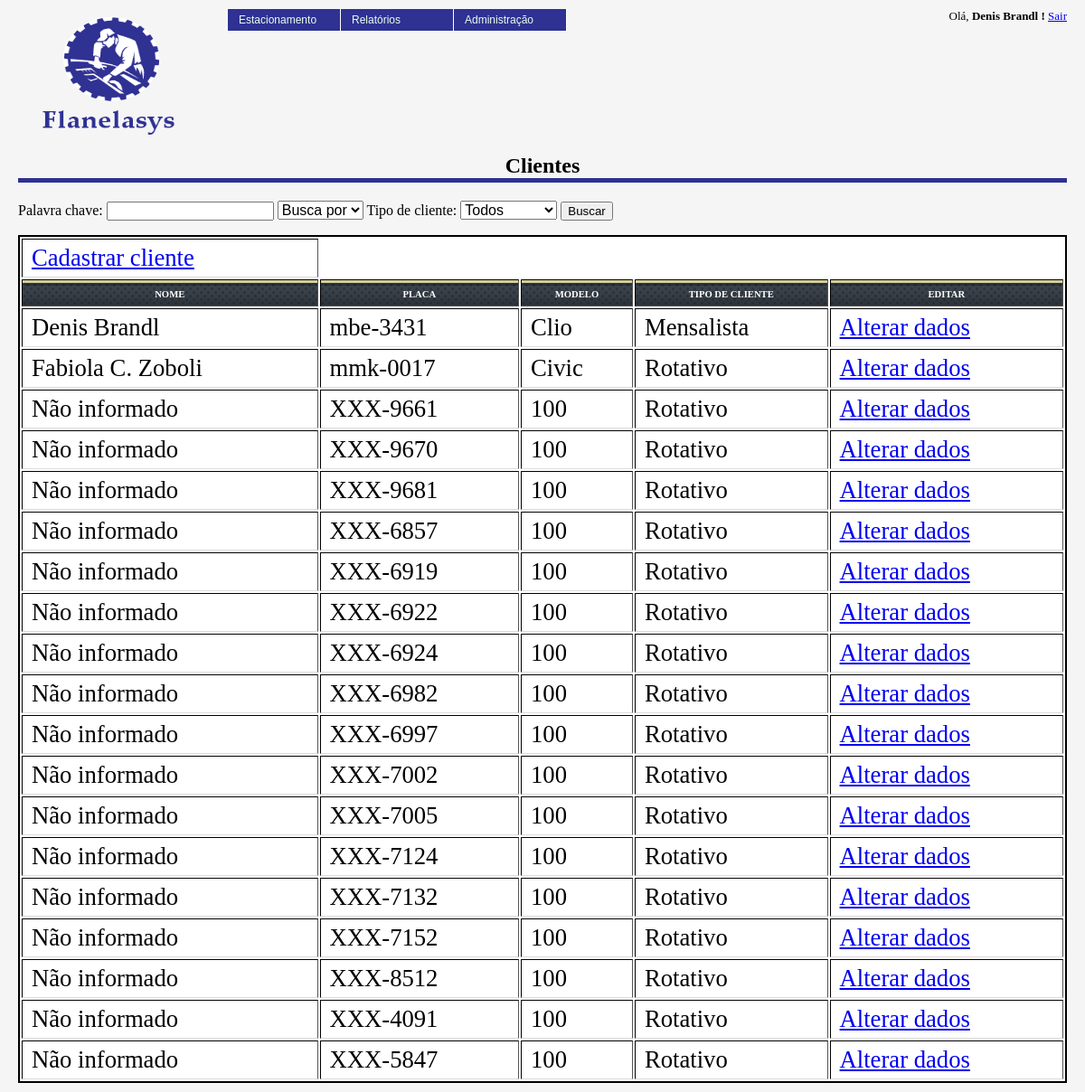
Before: /admin/clientes/index.php (signed in) with the older database file.
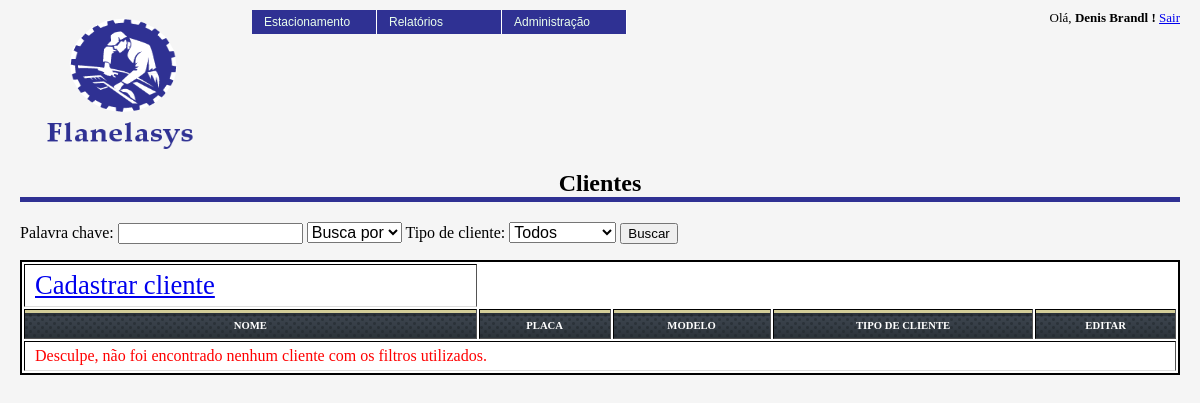
After: the same page with the newer database file.
### tables this page shows
CREATE TABLE IF NOT EXISTS `fla_clientes` (
  `cod_cliente` int(10) unsigned NOT NULL AUTO_INCREMENT,
  `nom_cliente` varchar(100) DEFAULT NULL,
  `cpf_cnpj_cliente` varchar(14) NOT NULL DEFAULT '0',
  `insc_municipal_cliente` varchar(14) NOT NULL DEFAULT '0',
  `insc_estadual_cliente` varchar(14) NOT NULL DEFAULT '0',
  `email_cliente` varchar(150) NOT NULL,
  `cep_cliente` varchar(9) NOT NULL DEFAULT '00000-000',
  `tip_rua_cliente` varchar(15) NOT NULL DEFAULT 'Rua',
  `des_end_cliente` varchar(200) NOT NULL,
  `num_end_cliente` int(6) NOT NULL DEFAULT '0',
  `com_end_cliente` varchar(150) NOT NULL,
  `bairro_end_cliente` varchar(150) NOT NULL,
  `estado_cliente` varchar(2) NOT NULL DEFAULT 'SC',
  `cidade_cliente` varchar(200) NOT NULL DEFAULT 'Blumenau',
  `tipo_cliente` varchar(1) NOT NULL DEFAULT 'R',
  `des_cor` int(6) DEFAULT NULL,
  `des_placa` varchar(8) NOT NULL,
  `cod_modelo` int(6) DEFAULT NULL,
  `cod_marca` int(6) DEFAULT NULL,
  `num_telefone` bigint(15) NOT NULL,
  `num_celular` bigint(15) NOT NULL,
  `ind_ativo` int(1) NOT NULL DEFAULT '1',
  `des_observacao` text NOT NULL,
  `tip_mensalidade` int(6) NOT NULL DEFAULT '0',
  `dat_contratacao` date NOT NULL,
  `dia_vencimento` int(2) NOT NULL,
  PRIMARY KEY (`cod_cliente`)
);

CREATE TABLE IF NOT EXISTS `fla_modelos` (
  `cod_modelo` int(10) unsigned NOT NULL AUTO_INCREMENT,
  `des_modelo` varchar(50) NOT NULL,
  `cod_marca` int(10) NOT NULL,
  `ind_disponivel` int(1) DEFAULT '1',
  `ind_popular` int(1) DEFAULT '0',
  PRIMARY KEY (`cod_modelo`)
);

### includes/config.php (called while the page is built, shortened)
<?php
  $url = "http://localhost/flanelasys" . DS;
?>

### classes/fla_clientes.class.php (called while the page is built, shortened)
<?php
class fla_clientes {
    public function buscaClientes($objCliente) {
        $objConexao = new fla_conexao();
        $where = "";
        $separador = "";
        $colunas_select = "";
        $arrClientes = array();
        $parametros_where = get_object_vars($objCliente);
        $parametros_where = array_filter($parametros_where, 'strlen');
        $arrAtributos = get_class_vars(get_class($objCliente));
        $countArrAtributos = count($arrAtributos);
        $aux = 1;
        if (is_array($arrAtributos)) {
            foreach ($arrAtributos as $key => $value) {
                if ($aux != $countArrAtributos)
                    $separador = ",";
                else
                    $separador = "";
                $colunas_select .= $key . $separador . chr(10);
                $aux++;
            }
        }
        $SQL = sprintf("select %s from fla_clientes rot %s", $colunas_select, $where);
        $rsClientes = $objConexao->prepare($SQL);
        $rsClientes->execute();
        $count = $rsClientes->rowCount();
        $aux = 0;
        if ($count > 0) {
            while ($clientes = $rsClientes->fetch(PDO::FETCH_ASSOC)) {
                foreach ($clientes as $key => $value) {
                    if (!empty($value))
                        $arrClientes[$aux][$key] = $value;
                    else
                        $arrClientes[$aux][$key] = '';
                }
                $aux++;
            }
            return $arrClientes;
        } else {
            return false;
        }
    }
}
?>

### classes/fla_modelos.class.php (called while the page is built, shortened)
<?php
class fla_modelos {
	private $cod_modelo;
	private $cod_marca;
	public function set_cod_modelo($cod_modelo) {
		$this->cod_modelo = $cod_modelo;
	}
	public function get_cod_modelo() {
		return $this->cod_modelo;
	}
	public function get_cod_marca() {
		return $this->cod_marca;
	}
	public function buscaModelos($objModelos) {
		$objConexao = new fla_conexao();
		$where = " WHERE 1 = 1 ";
		if ($objModelos->get_cod_modelo() != "") {
		    $where .= " AND cod_modelo = " . $objModelos->get_cod_modelo();
		}
		$SQL = "SELECT
					cod_modelo,
					des_modelo,
					cod_marca,
					ind_disponivel,
					ind_popular
				FROM
					fla_modelos
				" . $where . "
				ORDER BY des_modelo";
		$rsModelos = $objConexao->prepare($SQL);
		$rsModelos->execute() or die ($objConexao->errorInfo());
		$arrModelos = array();
		$aux = 0;
		while ($modelo = $rsModelos->fetch(PDO::FETCH_ASSOC)) {
			$arrModelos[$aux]['cod_modelo'] = $modelo['cod_modelo'];
			$arrModelos[$aux]['des_modelo'] = $modelo['des_modelo'];
			$arrModelos[$aux]['cod_marca']  = $modelo['cod_marca'];
			$arrModelos[$aux]['ind_disponivel']  = $modelo['ind_disponivel'];
			$arrModelos[$aux]['ind_popular']  = $modelo['ind_popular'];
			$aux++;
		}
		return $arrModelos;
	}
}
?>

### admin/clientes/index.php (the view, shortened to what this page needs)
<?php
include_once('../../includes/config.php');
require_once($path_relative . 'verifica.php');
include_once($path_classes . 'fla_clientes.class.php');
include_once($path_classes . 'fla_modelos.class.php');
$objClientes = new fla_clientes();
$objModelos = new fla_modelos();
$palavra_chave = "";
$arrClientes = $objClientes->buscaClientes($objClientes);
if ($arrClientes == false)
    $arrClientes = array();
?>
<html>
    <head>
        <link href="../../images/style.css" rel="stylesheet" type="text/css" />
    </head>
    <body>
        <div class="content">
            <?php
            include_once("../../cabecalho.php");
            ?>
            <div class="data">
                <h1 style="text-align:center;"> Clientes </h1>
                <form method="POST" action="index.php">
                        Palavra chave: <input name="palavra_chave" id="palava_chave" value="<?php echo $palavra_chave;?>" />
                        <select name="filtro_palavra_chave">
                                <option value="Nome">Busca por </option>
                        </select>
                        Tipo de cliente:
                        <select name="tipo_cliente">
                            <option value="T"> Todos </option>
                        </select>
                        <input type="submit" value="Buscar" />
                </form>
                <table style="width:100%;" border="1" align="center">
                    <tr>
                        <td><a href="cadastrar_cliente.php">Cadastrar cliente</a></td>
                    </tr>
                    <tr>
                        <th> Nome </th>
                        <th> Placa </th>
                        <th> Modelo </th>
                        <th> Tipo de cliente </th>
                        <th> Editar </th>
                    </tr>
                    <?php
                    if (count($arrClientes) > 0) {
                        for ($i = 0; $i < count($arrClientes); $i++) {
                            echo '<tr>' . chr(10);
                            if ($arrClientes[$i]['nom_cliente'] == "") {
                                echo '<td> Não informado </td>' . chr(10);
                            } else {
                                echo '<td>' . $arrClientes[$i]['nom_cliente'] . '</td>' . chr(10);
                            }
                            echo '<td>' . $arrClientes[$i]['des_placa'] . '</td>' . chr(10);
                            $objModelos->set_cod_modelo($arrClientes[$i]['cod_modelo']);
                            $arrModelos = $objModelos->buscaModelos($objModelos);
                            $tipo_cliente = $arrClientes[$i]['tipo_cliente'] == "M" ? "Mensalista" : "Rotativo";
                            echo '<td>' . $arrModelos[0]['des_modelo'] . '</td>' . chr(10);
                            echo '<td>' . $tipo_cliente . '</td>' . chr(10);
                            echo sprintf('<td> <a href="cadastrar_cliente.php?cod_cliente=%s">Alterar dados</a> </td>', $arrClientes[$i]['cod_cliente']) . chr(10);
                            echo '</tr>' . chr(10);
                        }
                    } else {
                           echo '<tr>' . chr(10);
                           echo '<td colspan="5" style="font-size:12pt;color:red;"> Desculpe, não foi encontrado nenhum cliente com os filtros utilizados. </td>';
                           echo '</tr>' . chr(10);
                    }
                    ?>
                </table>
            </div>
        </div>
    </body>
</html>

### cabecalho.php (shortened to what this page needs)
<div style="width:100%">
    <div style="float:left;width:20%">
        <img src="<?php echo $url; ?>images/logotipoFlanelaTransparente.png" alt="Flanela Sys" style="height:150px;width:200px;" />
    </div>
    <div style="float:right;width:80%">
        <ul id="jsddm">
            <li><a href="<?php echo $url . 'rotatividade/index.php'; ?>">Estacionamento</a></li>
            <li><a href="#">Relatórios</a>
            </li>
            <?php
            if ($_SESSION["COD_TIPO_USUARIO"] == 2) {
                ?>
                <li><a href="#">Administração</a>
                </li>
                <?php
            }
            ?>
        </ul>
        <span style="text-align:right;float:right;font-size:small;">
            Olá, <strong> <?php echo $_SESSION['NOM_USUARIO']; ?> !</strong> <a href="<?php echo $url . 'logout.php'; ?>">Sair</a>
        </span>
        <br /><br />
    </div>
</div>

### images/style.css (style rules this page uses)
body { font-family:tahoma; padding:0px; margin:0px; background:#f5f5f5; }
div.content { padding:10px 20px; }
div.content h1 { font-size:18pt; border-bottom:5px solid #2F3193; padding:0px; margin:10px 0px 20px; width:100%; }
div.content div.data table { border:2px solid #000; background:#fff; width:100%; }
div.content div.data table td { font-size:20pt; padding:5px 10px; border-bottom:1px solid #ddd; text-align: left; }
div.content div.data table th { text-align: center; font-size: 8pt; padding: 10px 10px 7px; text-transform: uppercase; color: #fff; background:url(head.gif) left -5px repeat-x; }
select { font-size: 12pt; }
#jsddm { margin: 0; padding: 0 }
#jsddm li { float: left; list-style: none; font: 12px Tahoma, Arial }
#jsddm li a { display: block; background: #2F3193; padding: 5px 12px; text-decoration: none; border-right: 1px solid white; width: 100px; color: #EAFFED; white-space: nowrap }

Changed rows visible on the page:
removed fla_clientes: nom_cliente "Denis Brandl", des_placa "mbe-3431", tipo_cliente "Mensalista"
no longer on this page (row unchanged): fla_modelos: des_modelo "Clio"
removed fla_clientes: nom_cliente "Fabiola C. Zoboli", des_placa "mmk-0017", tipo_cliente "Rotativo"
no longer on this page (row unchanged): fla_modelos: des_modelo "Civic"
removed fla_clientes: des_placa "XXX-9661", tipo_cliente "Rotativo"
no longer on this page (row unchanged): fla_modelos: des_modelo "100"
removed fla_clientes: des_placa "XXX-9670", tipo_cliente "Rotativo"
removed fla_clientes: des_placa "XXX-9681", tipo_cliente "Rotativo"
removed fla_clientes: des_placa "XXX-6857", tipo_cliente "Rotativo"
removed fla_clientes: des_placa "XXX-6919", tipo_cliente "Rotativo"
removed fla_clientes: des_placa "XXX-6922", tipo_cliente "Rotativo"
removed fla_clientes: des_placa "XXX-6924", tipo_cliente "Rotativo"
removed fla_clientes: des_placa "XXX-6982", tipo_cliente "Rotativo"
removed fla_clientes: des_placa "XXX-6997", tipo_cliente "Rotativo"
removed fla_clientes: des_placa "XXX-7002", tipo_cliente "Rotativo"
removed fla_clientes: des_placa "XXX-7005", tipo_cliente "Rotativo"
removed fla_clientes: des_placa "XXX-7124", tipo_cliente "Rotativo"
removed fla_clientes: des_placa "XXX-7132", tipo_cliente "Rotativo"
removed fla_clientes: des_placa "XXX-7152", tipo_cliente "Rotativo"
removed fla_clientes: des_placa "XXX-8512", tipo_cliente "Rotativo"
removed fla_clientes: des_placa "XXX-4091", tipo_cliente "Rotativo"
removed fla_clientes: des_placa "XXX-5847", tipo_cliente "Rotativo"
Other visible differences:
text now shown: "Desculpe, não foi encontrado nenhum cliente com os filtros utilizados."
list line gone: "Alterar dados"
list line gone: "Não informado Alterar dados"
